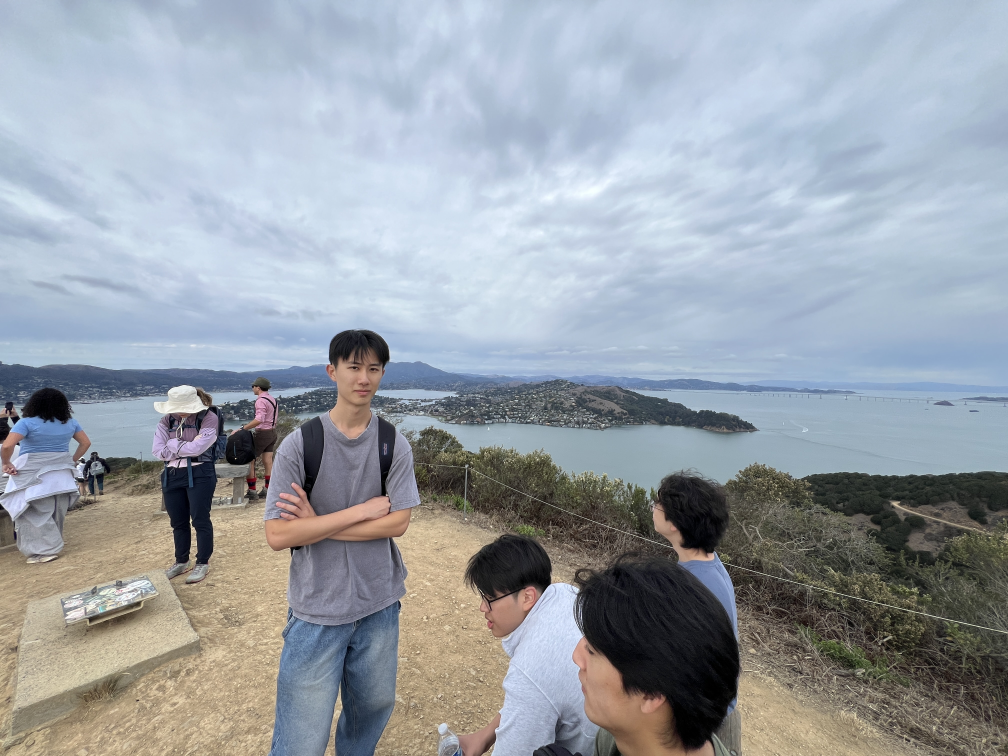
#> input picture p4b/panorama/1.JPG, 4032 x 3024 px (shown at 1/4 size)
$ python B7.py
#> lines starting #> are read from the running program, lines starting #| are printed output that depends on the picture; after the words box and inside, x2 and y2 are one past the last pixel; in counts of white or black regions, pixels touching at a corner belong together
### p4b/B1.py

from pathlib import Path

import cv2
import numpy as np
from skimage.feature import corner_harris, peak_local_max

# GIVEN


def get_harris_corners(im, edge_discard=20, verbose=True):
    """
    This function takes a b&w image and an optional amount to discard
    on the edge (default is 5 pixels), and finds all harris corners
    in the image. Harris corners near the edge are discarded and the
    coordinates of the remaining corners are returned. A 2d array (h)
    containing the h value of every pixel is also returned.

    h is the same shape as the original image, im.
    coords is 2 x n (ys, xs).
    """

    assert edge_discard >= 20

    # find harris corners
    h = corner_harris(im, method='eps', sigma=1)
    coords = peak_local_max(h, min_distance=1)

    # discard points on edge
    edge = edge_discard  # pixels
    mask = (coords[:, 0] > edge) & \
           (coords[:, 0] < im.shape[0] - edge) & \
           (coords[:, 1] > edge) & \
           (coords[:, 1] < im.shape[1] - edge)
    coords = coords[mask].T
    if verbose:
        print("Harris corners:", coords.shape)
    return h, coords


# GIVEN


def dist2(x, c):
    """
    dist2  Calculates squared distance between two sets of points.

    Description
    D = DIST2(X, C) takes two matrices of vectors and calculates the
    squared Euclidean distance between them.  Both matrices must be of
    the same column dimension.  If X has M rows and N columns, and C has
    L rows and N columns, then the result has M rows and L columns.  The
    I, Jth entry is the  squared distance from the Ith row of X to the
    Jth row of C.

    Adapted from code by Christopher M Bishop and Ian T Nabney.
    """

    ndata, dimx = x.shape
    ncenters, dimc = c.shape
    assert dimx == dimc, 'Data dimension does not match dimension of centers'

    return (np.ones((ncenters, 1)) * np.sum((x**2).T, axis=0)).T + \
        np.ones((ndata, 1)) * np.sum((c**2).T, axis=0) - \
        2 * np.inner(x, c)

# ME AND MYSELF


def get_anms_corners(im, verbose=True):
    capacity = 2500
    im_h, corners = get_harris_corners(im, verbose=verbose)
    h = im_h[corners[0], corners[1]]
    sorted_ids = np.argsort(h)
    best_ids = sorted_ids[::-1][:capacity]  # sorted by largest h
    best_corners = corners[:, best_ids]
    corners = best_corners

    k = 250
    cornersT = corners.T
    h = im_h[corners[0], corners[1]]
    r = np.zeros(len(cornersT))
    for i in range(len(cornersT)):
        js = 0.9 * h > h[i]
        if np.any(js):
            d2s = dist2(cornersT[i:i+1], cornersT[js])
            r[i] = np.min(d2s)
        else:
            r[i] = np.inf
    sorted = np.argsort(r)
    best = sorted[::-1][:k]
    if verbose:
        print("ANMS corners:", k)
    return im_h, corners[:, best]


# [43 lines that do not run on import are left out]

### p4b/B2.py
import colorsys
from pathlib import Path

import cv2
from matplotlib import pyplot as plt
import numpy as np

from B1 import get_anms_corners


def extract_feature_descriptor(im, point):
    # print(point)
    y = point[0]
    x = point[1]
    # 40x40 patch
    patch = im[y-20:y+20, x-20:x+20]
    # 8x8 patch
    patch_b = cv2.GaussianBlur(
        patch, (0, 0), sigmaX=2.5)  # nyquist anti-aliasing
    fd = patch_b[2::5, 2::5]
    # normalize
    fd = (fd - np.mean(fd)) / np.std(fd)
    return fd


# [18 lines left out: functions vis_fd, color_gen, not called in this run]


# [32 lines that do not run on import are left out]

### p4b/B3.py
import colorsys
from pathlib import Path

import cv2
import numpy as np

from B1 import dist2, get_anms_corners
from B2 import color_gen, extract_feature_descriptor


def find_matches(fds1, fds2, t=0.6, verbose=True):
    d2s = dist2(fds1, fds2)
    matches = []
    for i in range(len(fds1)):
        # d = np.sqrt(d2s[i])
        d = d2s[i]
        best_js = np.argsort(d)
        nn1_id = best_js[0]
        nn2_id = best_js[1]
        if d[nn1_id] / d[nn2_id] < t:
            matches.append((i, nn1_id))
    if verbose:
        print("Lowe's matches:", len(matches))
    return matches


# [38 lines that do not run on import are left out]

### p4b/B7.py
# NOTE: I used the help of AI to complete B7 since I failed in B6
import argparse
import re
from pathlib import Path

import cv2
import numpy as np

from B1 import get_anms_corners
from B2 import extract_feature_descriptor
from B3 import find_matches


def cylindrical_warp(image, focal):
    """Return a cylindrical BGR image, a validity mask, and its center x.

    Inverse mapping: x = f*tan(u/f); y = v/cos(u/f), with all coordinates
    measured from the image center. The output is narrowed to the projected
    horizontal field of view to avoid needless black margins.
    """
    height, width = image.shape[:2]
    cx, cy = (width - 1) / 2, (height - 1) / 2
    half_width = focal * np.arctan(cx / focal)
    out_width = max(1, 2 * int(np.floor(half_width)) + 1)
    out_cx = (out_width - 1) / 2

    u, v = np.meshgrid(
        np.arange(out_width, dtype=np.float32) - out_cx,
        np.arange(height, dtype=np.float32) - cy,
    )
    angle = u / focal
    map_x = focal * np.tan(angle) + cx
    map_y = v / np.cos(angle) + cy

    valid = ((map_x >= 0) & (map_x <= width - 1) &
             (map_y >= 0) & (map_y <= height - 1))
    warped = cv2.remap(image, map_x.astype(np.float32),
                       map_y.astype(np.float32), cv2.INTER_LINEAR,
                       borderMode=cv2.BORDER_CONSTANT)
    warped[~valid] = 0
    return warped, valid.astype(np.uint8), out_cx


def extract_features(image, cylindrical, valid, focal, out_cx):
    """Reuse Harris/ANMS on the original image and descriptors on the cylinder.

    Detecting corners before warping avoids spurious Harris corners along the
    black/invalid cylindrical boundary. Returns XY points and Nx64 vectors.
    """
    gray = cv2.cvtColor(image, cv2.COLOR_BGR2GRAY)
    _, corners = get_anms_corners(gray, verbose=False)  # (2, N), y then x
    height, width = image.shape[:2]
    cx, cy = (width - 1) / 2, (height - 1) / 2

    # Forward-project the source corners into cylindrical coordinates.
    y, x = corners.astype(np.float64)
    u = focal * np.arctan((x - cx) / focal) + out_cx
    v = focal * (y - cy) / np.sqrt((x - cx) ** 2 + focal ** 2) + cy
    points = np.rint(np.column_stack([u, v])).astype(int)  # (x, y)

    # Descriptors use a 40x40 neighborhood: every pixel in it must be valid.
    safe = cv2.erode(valid, np.ones((41, 41), np.uint8))
    gray_cyl = cv2.cvtColor(cylindrical, cv2.COLOR_BGR2GRAY)
    height2, width2 = gray_cyl.shape

    good_pts, descriptors = [], []
    for px, py in points:
        if not (20 <= px < width2 - 20 and 20 <= py < height2 - 20):
            continue
        if not safe[py, px]:
            continue
        with np.errstate(divide="ignore", invalid="ignore"):
            desc = extract_feature_descriptor(gray_cyl, (py, px)).ravel()
        if np.all(np.isfinite(desc)):
            good_pts.append((px, py))
            descriptors.append(desc)

    if not descriptors:
        return np.empty((0, 2)), np.empty((0, 64))
    return np.array(good_pts, dtype=np.float64), np.array(descriptors)


def translation_from_matches(pts_a, desc_a, pts_b, desc_b,
                             ratio=0.6, tolerance=4.0):
    """Place image B in image A coordinates. One-point translation consensus.

    Each matched pair proposes shift = point_A - point_B. We test every such
    hypothesis (an exhaustive form of one-point RANSAC), then take the median
    of the largest consistent group.
    """
    if len(desc_a) < 1 or len(desc_b) < 2:
        raise ValueError("Too few descriptors to match")
    matches = find_matches(desc_a, desc_b, t=ratio, verbose=False)
    if len(matches) < 4:
        raise ValueError(
            f"Only {len(matches)} feature matches; need at least 4")

    indices = np.array(matches, dtype=int)
    shifts = pts_a[indices[:, 0]] - pts_b[indices[:, 1]]

    # A single correct match determines a proposed translation.
    errors2 = np.sum((shifts[:, None, :] - shifts[None, :, :]) ** 2, axis=2)
    counts = np.sum(errors2 < tolerance**2, axis=1)
    print("Descriptor matches:", len(matches))
    print("Best translation consensus:", counts.max())
    print("Tolerance:", tolerance)
    best = np.argmax(np.sum(errors2 < tolerance ** 2, axis=1))
    inliers = errors2[best] < tolerance ** 2
    shift = np.median(shifts[inliers], axis=0)

    # One refinement with respect to the median shift.
    inliers = np.sum((shifts - shift) ** 2, axis=1) < tolerance ** 2
    if np.count_nonzero(inliers) < 1:
        raise ValueError("Translation consensus has fewer than 4 inliers")
    shift = np.median(shifts[inliers], axis=0)
    return shift, len(matches), int(np.count_nonzero(inliers))


def blend_panorama(images, masks, positions, period=None):
    """Feather-blend all cylindrical images in one canvas.

    With period set, copies are placed +/- one period to blend across the
    360-degree seam. No repeated image resampling or cumulative blur.
    """
    positions = np.asarray(positions, dtype=float)
    min_y = int(np.floor(positions[:, 1].min()))
    max_y = int(np.ceil(max(p[1] + im.shape[0]
                            for p, im in zip(positions, images))))
    out_h = max_y - min_y + 1

    if period is None:
        min_x = int(np.floor(positions[:, 0].min()))
        max_x = int(np.ceil(max(p[0] + im.shape[1]
                                for p, im in zip(positions, images))))
        out_w = max_x - min_x + 1
    else:
        out_w = int(round(abs(period)))
        min_x = int(np.floor(positions[:, 0].min()))
        if out_w <= max(im.shape[1] for im in images):
            raise ValueError("Estimated 360-degree period is too short")

    sum_rgb = np.zeros((out_h, out_w, 3), np.float32)
    sum_w = np.zeros((out_h, out_w), np.float32)

    for img, mask, pos in zip(images, masks, positions):
        # Distance-to-invalid pixels provides a simple feathering weight.
        weight = cv2.distanceTransform(mask, cv2.DIST_L2, 3)
        weight = np.where(mask > 0, np.clip(
            weight, 1, 40), 0).astype(np.float32)
        x = int(round(pos[0])) - min_x
        y = int(round(pos[1])) - min_y
        h, w = img.shape[:2]

        # Periodic duplicate placements make the seam blendable.
        copies = (x,) if period is None else (x - out_w, x, x + out_w)
        for left in copies:
            src_x0 = max(0, -left)
            src_x1 = min(w, out_w - left)
            if src_x0 >= src_x1:
                continue
            dst_x0 = left + src_x0
            dst_x1 = left + src_x1
            sl = (slice(y, y + h), slice(dst_x0, dst_x1))
            ws = weight[:, src_x0:src_x1]
            sum_rgb[sl] += img[:,
                               src_x0:src_x1].astype(np.float32) * ws[..., None]
            sum_w[sl] += ws

    out = np.zeros_like(sum_rgb, dtype=np.uint8)
    np.divide(sum_rgb, sum_w[..., None], out=sum_rgb,
              where=sum_w[..., None] > 0)
    out[:] = np.clip(sum_rgb, 0, 255).astype(np.uint8)
    return out


def natural_key(path):
    return [int(s) if s.isdigit() else s.lower()
            for s in re.split(r"(\d+)", path.name)]


def stitch_folder(folder, scale=0.25, fov=65.0, loop=False,
                  ratio=0.6, tolerance=4.0, pattern=None):
    folder = Path(folder)
    if pattern:
        paths = [p for p in folder.glob(pattern) if p.is_file()]
    else:
        # Prefer 1.JPG, 2.JPG, ... when present: the user's CS180 folder
        # also contains generated outputs like ransac_1.JPG and fd_0.JPG.
        all_photos = [p for p in folder.iterdir() if p.is_file()]
        numbered = [p for p in all_photos if p.stem.isdigit()]
        if len(numbered) >= 2:
            paths = numbered
        else:
            outputs = ("fd_", "ransac_", "matching_", "corners", "auto_",
                       "cylindrical_", "panorama", "mosaic")
            paths = [p for p in all_photos
                     if not p.stem.lower().startswith(outputs)]
    paths = sorted((p for p in paths
                    if p.suffix.lower() in (".jpg", ".jpeg", ".png", ".heic")),
                   key=natural_key)
    if len(paths) < 2:
        raise ValueError("Need at least two overlapping photos in the folder")

    images, masks, points, descriptors = [], [], [], []
    focal = None
    expected_shape = None
    for p in paths:
        original = cv2.imread(str(p))
        if original is None:
            raise ValueError(
                f"Can't read {p.name}; convert HEIC to JPG if needed")
        image = cv2.resize(original, None, fx=scale, fy=scale,
                           interpolation=cv2.INTER_AREA)
        if expected_shape is None:
            expected_shape = image.shape
            width = image.shape[1]
            focal = width / (2 * np.tan(np.deg2rad(fov / 2)))
            print(f"Focal length: {focal:.1f} resized-image pixels")
        if image.shape != expected_shape:
            raise ValueError(
                "All photos must have matching dimensions and orientation")

        cylindrical, valid, out_cx = cylindrical_warp(image, focal)
        pts, desc = extract_features(image, cylindrical, valid, focal, out_cx)
        images.append(cylindrical)
        masks.append(valid)
        points.append(pts)
        descriptors.append(desc)
        print(f"{p.name}: {len(desc)} usable features")

    positions = [np.array([0.0, 0.0])]
    for i in range(len(images) - 1):
        shift, nm, ni = translation_from_matches(
            points[i], descriptors[i], points[i + 1], descriptors[i + 1],
            ratio=ratio, tolerance=tolerance)
        positions.append(positions[-1] + shift)
        print(f"{paths[i].name} -> {paths[i+1].name}: "
              f"{ni}/{nm} inliers, shift=({shift[0]:.1f}, {shift[1]:.1f})")

    period = None
    if loop:
        shift, nm, ni = translation_from_matches(
            points[-1], descriptors[-1], points[0], descriptors[0],
            ratio=ratio, tolerance=tolerance)
        closure = positions[-1] + shift
        period = closure[0]
        if abs(period) < images[0].shape[1]:
            raise ValueError(
                "360-degree closure failed: too little horizontal travel")
        print(f"Loop closure: {ni}/{nm} inliers; circumference={abs(period):.1f}px; "
              f"vertical drift={closure[1]:.1f}px")
        # Distribute the accumulated vertical drift over the full revolution.
        positions = [p - np.array([0, closure[1] * i / len(images)])
                     for i, p in enumerate(positions)]

    return blend_panorama(images, masks, positions, period=period)


def main():
    parser = argparse.ArgumentParser(description=__doc__)
    parser.add_argument("folder", nargs="?", default="panorama",
                        help="Folder of consecutively numbered overlapping photos")
    parser.add_argument("--scale", type=float, default=0.25)
    parser.add_argument("--fov", type=float, default=65.0,
                        help="Approximate horizontal field of view in degrees")
    parser.add_argument("--loop", action="store_true",
                        help="For a complete 360-degree sweep; match last photo to first")
    parser.add_argument("--ratio", type=float, default=0.6,
                        help="B3 squared-distance nearest-neighbor ratio threshold")
    parser.add_argument("--tolerance", type=float, default=4.0,
                        help="Translation inlier tolerance in resized pixels")
    parser.add_argument("--output", default="cylindrical_panorama.jpg")
    parser.add_argument("--pattern", default=None,
                        help='Image filename glob, e.g. "IMG_*.JPG"; overrides auto-detection')
    args = parser.parse_args()

    if args.scale <= 0 or not 1 < args.fov < 170:
        parser.error(
            "scale must be positive and fov between 1 and 170 degrees")
    result = stitch_folder(args.folder, args.scale, args.fov,
                           args.loop, args.ratio, args.tolerance, args.pattern)
#> in stitch_folder, original is the input picture: shape (3024, 4032, 3); mean B, G, R 167.5, 159.8, 153.1
#| Focal length: 791.1 resized-image pixels
#> in stitch_folder, `cylindrical, valid, out_cx = cylindrical_warp(image, focal)`:
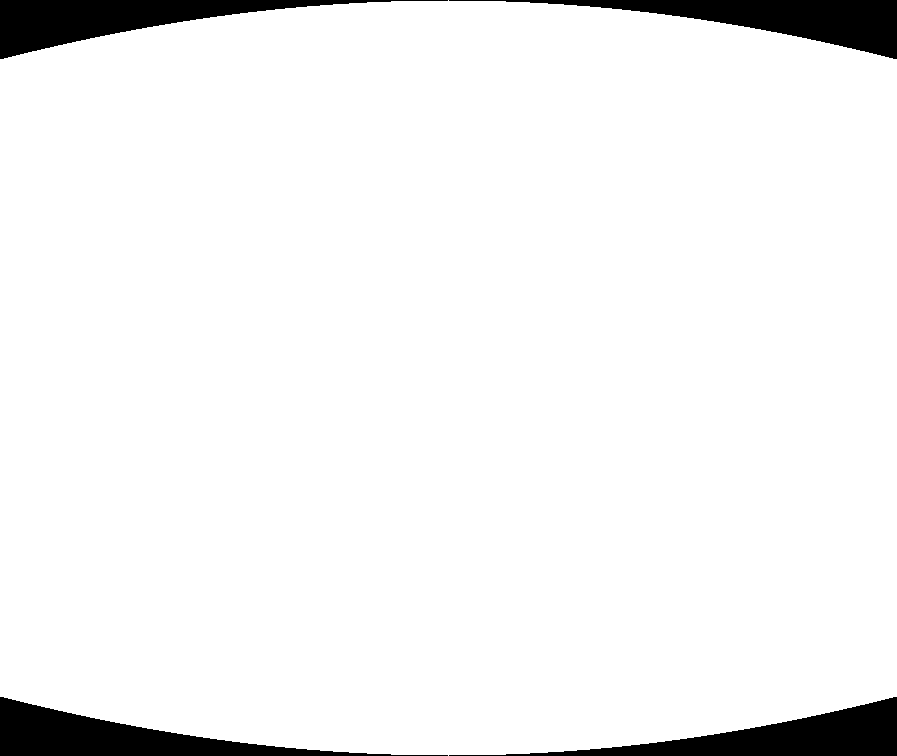
#> valid: shape (756, 897); values 0 (black) and 1 (white), 94.6% white; 4 black regions, box (x1, y1, x2, y2) and area: (0, 0, 448, 59) 9154, (449, 0, 897, 59) 9154, (0, 697, 448, 756) 9154, (449, 697, 897, 756) 9154
#> in stitch_folder, `cylindrical, valid, out_cx = cylindrical_warp(image, focal)`: out_cx = 448
#> in get_harris_corners, `h = corner_harris(im, method='eps', sigma=1)`:
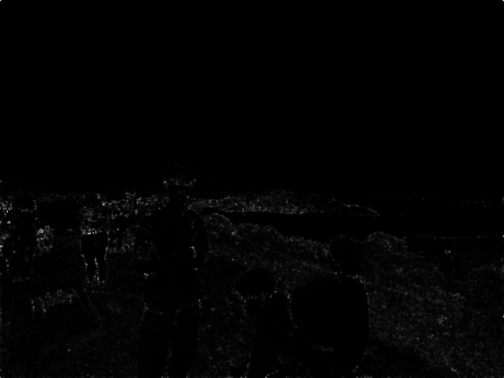
#> h: shape (756, 1008) float64 (shown at 1/2 size); min 4.64e-08, max 1.93, mean 0.0194; drawn with min black and max white
#> in get_harris_corners, `coords = peak_local_max(h, min_distance=1)`: coords = 22595 pairs, first value 1 to 754, second value 1 to 1006
#> in get_anms_corners, `best_ids = sorted_ids[::-1][:capacity]`: best_ids = 2500 values from 0 to 2499
#> in get_anms_corners, `cornersT = corners.T`: cornersT = 2500 pairs, first value 330 to 735, second value 21 to 987
#> in get_anms_corners, `h = im_h[corners[0], corners[1]]`: h = 2500 values, max 1.93 at index 0, min 0.102 at index 2499, mean 0.227
#> in get_anms_corners, `r = np.zeros(len(cornersT))`: r = 2500 values from 0 to 0
#> the loop in get_anms_corners, `for i in range(len(cornersT)):` made 2500 passes
#> (ncenters in dist2, d2s) on passes 2 to 5: (1, [9029]), (1, [9337]), (1, [50]), (1, [4265])
#> in get_anms_corners, `sorted = np.argsort(r)`: sorted = 2500 values, max 2499 at index 2110, min 0 at index 2499, mean 1249.5
#> in get_anms_corners, `best = sorted[::-1][:k]`: best = 250 values, max 2453 at index 152, min 0 at index 0, mean 595.1
#> in extract_features, `y, x = corners.astype(np.float64)`: y = 250 values, max 735 at index 187, min 330 at index 152, mean 556.1; x = 250 values, max 987 at index 219, min 21 at index 33, mean 494.2
#> in extract_features, `u = focal * np.arctan((x - cx) / focal) + out_cx`: u = 250 values, max 882 at index 219, min 14.73 at index 33, mean 438.8
#> in extract_features, `v = focal * (y - cy) / np.sqrt((x - cx) ** 2 + focal ** 2) + cy`: v = 250 values, max 731.4 at index 43, min 330.8 at index 152, mean 545.5
#> in extract_features, `points = np.rint(np.column_stack([u, v])).astype(int)`: points = 250 pairs, first value 15 to 882, second value 331 to 731
#> in extract_features, `gray_cyl = cv2.cvtColor(cylindrical, cv2.COLOR_BGR2GRAY)`:
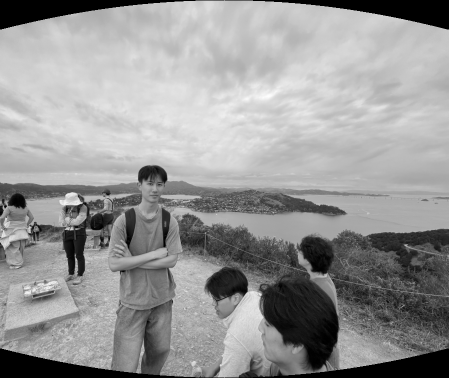
#> gray_cyl: shape (756, 897) (shown at 1/2 size); min 0, max 253, mean 150.2
#> the loop in extract_features, `for px, py in points:` made 250 passes
#> (px, py, y in extract_feature_descriptor, x in extract_feature_descriptor) on passes 1 to 3: (140, 459, 459, 140), (638, 411, 411, 638), (786, 644, 644, 786)
#> after the loop in extract_features, `for px, py in points:`: descriptors = 236 items; good_pts = 236 pairs, first value 20 to 874, second value 331 to 731
#> in stitch_folder, `pts, desc = extract_features(image, cylindrical, valid, focal, out_cx)`: pts has the same summary as good_pts in extract_features
#| 1.JPG: 236 usable features
#> the loop in stitch_folder, `for i in range(len(images) - 1):` made 2 passes
#| Descriptor matches: 62
#| Best translation consensus: 15
#| Tolerance: 4.0
#> (further printed lines are left out)
#> the loop in blend_panorama, `for img, mask, pos in zip(images, masks, positions):` made 3 passes
#> pos on passes 1 to 3: [0, 0], [-202, 12], [25.5, -1]
#> in blend_panorama, `np.divide(sum_rgb, sum_w[..., None], out=sum_rgb, where=sum_w[..., Non..`:
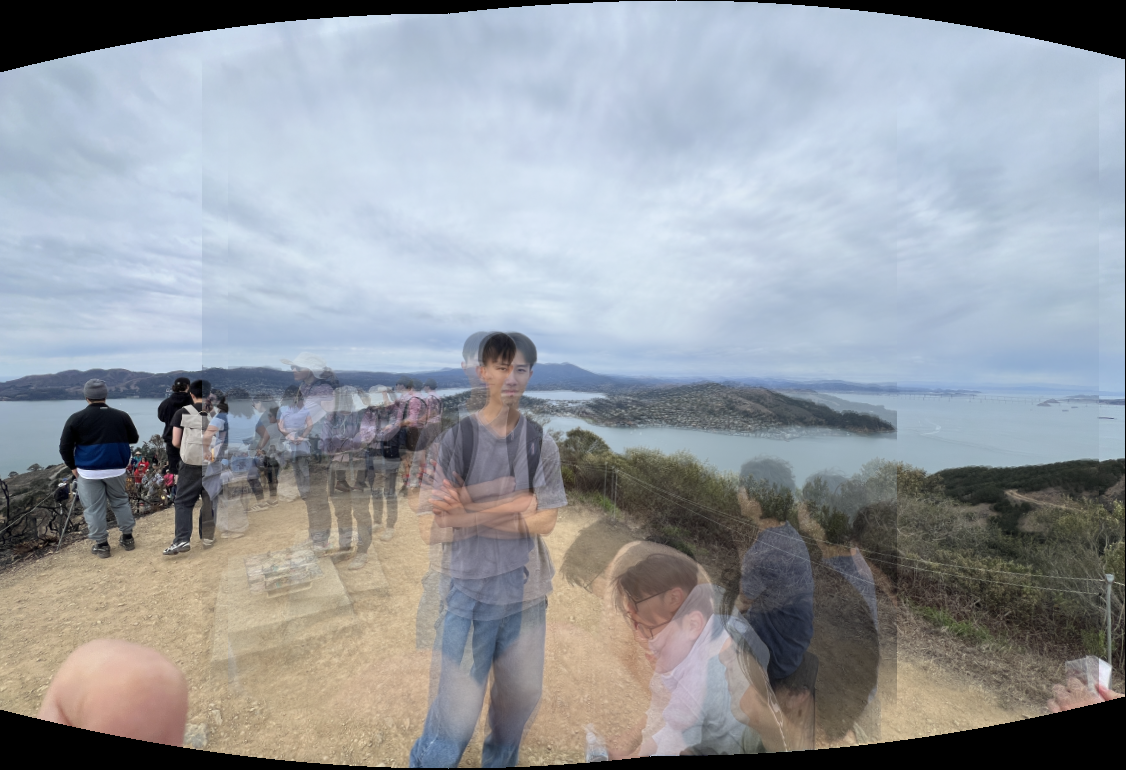
#> sum_rgb: shape (770, 1126, 3) float32; mean B, G, R 160.5, 154.6, 150
    output = Path(args.output)
    output.parent.mkdir(parents=True, exist_ok=True)
    if not cv2.imwrite(str(output), result):
        raise OSError(f"Failed to write {output}")
    print(f"Saved {output} ({result.shape[1]}x{result.shape[0]})")
#| Saved cylindrical_panorama.jpg (1126x770)

    # Overview that fits on a typical screen, in addition to the full image.
    factor = min(1.0, 2200 / result.shape[1])
    overview = cv2.resize(result, None, fx=factor, fy=factor,
                          interpolation=cv2.INTER_AREA)
    preview = output.with_name(output.stem + "_preview.jpg")
    cv2.imwrite(str(preview), overview)
    print(f"Saved overview: {preview}")


if __name__ == "__main__":
    main()
